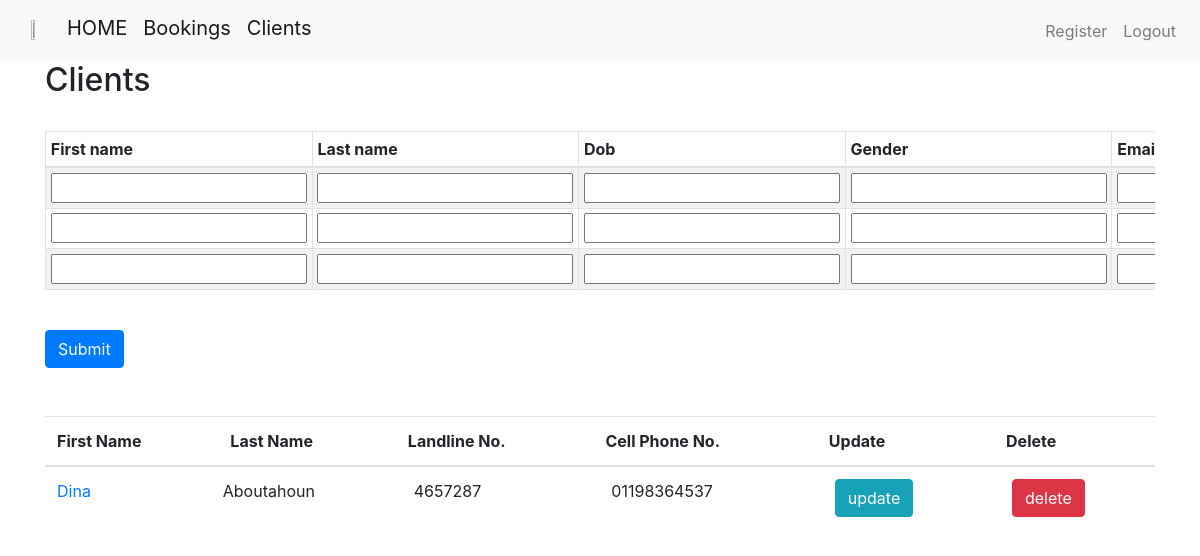
The page /hotel/clients/ (signed in) on the database its author committed.
### hotel_app/models.py (models this page shows, shortened)
class Client (models.Model):
        first_name = models.CharField(max_length=100, blank=True, null=True)
        last_name = models.CharField(max_length=100, blank=True, null=True)
        dob = models.DateField()
        gender = models.CharField(max_length=8)
        email = models.CharField(max_length=100,unique=True)
        address1 = models.CharField(max_length=250)
        address2 = models.CharField(max_length=250)
        phone = models.CharField(max_length=9, unique=True)
        mobile = models.CharField(max_length=12, unique=True)
        room_type = models.ForeignKey(Room_type, on_delete=models.CASCADE)

### hotel_app/views.py (the view)
# urls.py: path('clients/', views.client_add, name='clients'),
def client_add(request):
    ClientFormSet = modelformset_factory(Client,form=FormClient,fields=('__all__'), extra=3)
    form = ClientFormSet(queryset=Client.objects.none())
    if request.method == 'POST':
        form = ClientFormSet(request.POST)
        if form.is_valid():
            form.save()
            form = ClientFormSet(queryset=Client.objects.none())
    queryset = Client.objects.all().order_by('first_name')
    context = {'clients':queryset,'form': form}
    return render(request, 'clients_list.html', context)

### hotel_app/models.py (called while the page is built)
    def __str__(self):
        return str(self.type_name)

### hotel_app/templates/clients_list.html (shortened to what this page needs)
<!DOCTYPE html>
{% extends "master.html" %}
{% block body_block %}
<h2>Clients</h2>
<form action="" method="post">
  <div class="scrollmenu">
    <table class="table table-bordered table-striped table-sm">
      {% for form in form %}
      {% if forloop.first %}
      <thead>
        <tr>
          {% for field in form.visible_fields %}
          <th>{{ field.label|capfirst }}</th>
          {% endfor %}
        </tr>
      </thead>
      {% endif %}
      <tr>
        {% for field in form.visible_fields %}
        <td>
          {{ field }}
        </td>
        {% endfor %}
      </tr>
      {% endfor %}
      <br>
    </table>
  </div>
  <br>
  <button type="submit" name="button" class="btn btn-primary">Submit</button>
</form>
<br><br>
<div class="records">
  {% if clients %}
  <table class="table">
    <thead>
      <th scope="col">First Name</th>
      <th scope="col"> &nbsp Last Name</th>
      <th scope="col"> &nbsp Landline No.</th>
      <th scope="col"> &nbsp Cell Phone No.</th>
      <th scope="col"> &nbsp Update </th>
      <th scope="col"> &nbsp Delete</th>
    </thead>
    {% for i in clients %}
    <tbody>
      <tr>
        <td scope="row"><a href="{% url 'hotel_app:client_display_info' i.id %}">{{i.first_name}}</a></td>
        <td scope="row">{{i.last_name}}</td>
        <td scope="row">&nbsp &nbsp{{i.phone}}</td>
        <td scope="row">&nbsp &nbsp{{i.mobile}}</td>
        <td scope="row">&nbsp &nbsp<a href="{% url 'hotel_app:client_update' i.id %}" class="btn btn-info">update</a></td>
        <td scope="row">&nbsp &nbsp<a href="#" class="btn btn-danger" data-toggle="modal" data-target="#delete-modal{{i.id}}">delete</a></td>
      </tr>
    </tbody>
    {% endfor %}
  </table>
  {% else %}
  <p>no records found</p>
  {% endif %}
</div>
{% endblock %}

### hotel_project/static/css/style.css (style rules this page uses)
body { background-image: url("images/hotel.png"); }
div.scrollmenu { overflow: auto; white-space: nowrap; }

### rows shown on the page
Client: first_name "Dina", last_name "Aboutahoun", phone "4657287", mobile "01198364537"

### other values the page prints
{{ field.label|capfirst }} "First name" "Last name" "Dob" "Gender"
